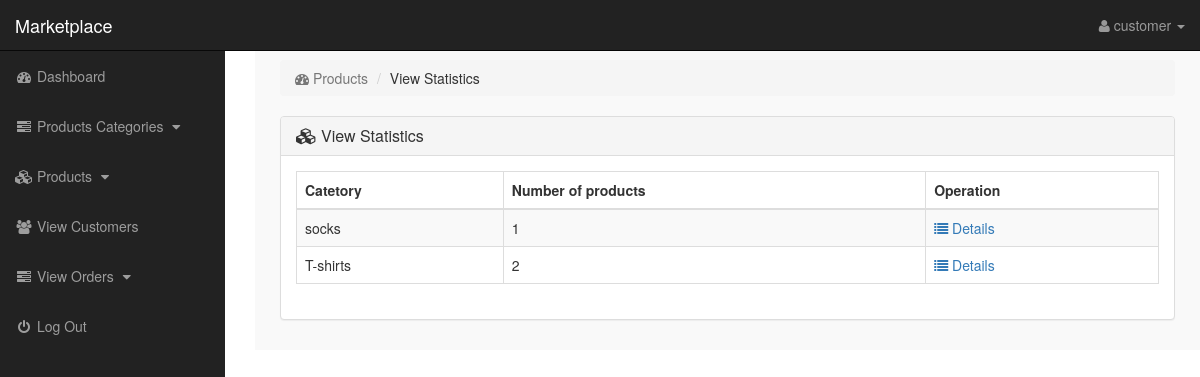
The page /index.php?product=statistics (signed in) on the database its author committed.
### tables this page shows
CREATE TABLE `users` (
  `id` int(11) NOT NULL,
  `nickname` varchar(30) NOT NULL,
  `email` varchar(30) NOT NULL,
  `pwd` varchar(30) NOT NULL,
  `role` varchar(10) NOT NULL,
  `gender` varchar(10) NOT NULL,
  `phone` varchar(30) NOT NULL,
  `fav_list` int(11) DEFAULT NULL,
  `about` text NOT NULL
);

CREATE TABLE `product_category` (
  `name` varchar(30) NOT NULL,
  `amount` int(11) NOT NULL DEFAULT 0,
  `id` int(11) NOT NULL
);

### product/statistics.php (the view)
<?php
if (!isset($_SESSION['can302'])) {
    echo "<script>window.open('login.php','_self')</script>";
}
else{
?>
<div class="row">
	<div class="col-lg-12">
		<ol class="breadcrumb">
			<li class="active">
				<i class="fa fa-dashboard"></i> Products
			</li>
            <li>View Statistics</li>
		</ol>
	</div>
</div>
<div class="row">
	<div class="col-lg-12">
		<div class="panel panel-default">
			<div class="panel-heading">
				<h3 class="panel-title">
					<i class="fa fa-cubes"></i> View Statistics
				</h3>
			</div>
			<div class="panel-body">
				<div class="table-responsive">
					<table class="table table-striped table-bordered table-hover">
						<thead>
							<tr>
								<th>Catetory</th>
								<th>Number of products</th>
								<th>Operation</th>
							</tr>
						</thead>
						<tbody>
							<?php
								$get_cat = "SELECT * FROM product_category";
                                $run_cat = mysqli_query($con, $get_cat);
								while ($row_cat = mysqli_fetch_array($run_cat)) {
                                    $cat_name = $row_cat['name'];
                                    $cat_id = $row_cat['id'];
                                    $get_pro = "SELECT * FROM product where cat_id='$cat_id'";
                                    $run_pro = mysqli_query($con, $get_pro);
                                    $count = mysqli_num_rows($run_pro);
							 ?>
							 <tr>
                                 <td><?php echo $cat_name; ?></td>
                                 <td><?php echo $count ?></td>
                                 <td>
								    <a href="index.php?product=view&cat_id=<?php echo $cat_id; ?>">
									<i class="fa fa-list"></i> Details
								    </a>
								</td>
							 </tr>
							 <?php } ?>
						</tbody>
					</table>
				</div>
			</div>
		</div>
	</div>
</div>
<?php } ?>

### includes/frame.php (shortened to what this page needs)
<?php
if (!isset($_SESSION['can302'])) {
    echo "<script>window.open('../login.php','_self')</script>";
} else {
?>
    <nav class="navbar navbar-inverse navbar-fixed-top">
        <div class="navbar-header">
            <a href="index.php?dashboard" class="navbar-brand">Marketplace</a>
        </div>
        <ul class="nav navbar-right top-nav">
            <li class="dropdown">
                <a href="#" class="dropdown-toggle" data-toggle="dropdown">
                    <i class="fa fa-user"></i> <?php echo $nickname; ?> <b class="caret"></b>
                </a>
            </li>
        </ul>
        <div class="collapse navbar-collapse navbar-ex1-collapse">
            <ul class="nav navbar-nav side-nav">
                <li>
                    <a href="index.php?dashboard">
                        <i class="fa fa-fw fa-dashboard"></i> Dashboard
                    </a>
                </li>
                <li>
                    <a href="#" data-toggle="collapse" data-target="#p_cat">
                        <i class="fa fa-fw fa-tasks"></i> Products Categories
                        <i class="fa fa-fw fa-caret-down"></i>
                    </a>
                </li>
                <li>
                    <a href="#" data-toggle="collapse" data-target="#products">
                        <i class="fa fa-fw fa-cubes"></i> Products
                        <i class="fa fa-fw fa-caret-down"></i>
                    </a>
                </li>
                <li>
                    <a href="index.php?customer">
                        <i class="fa fa-fw fa-users"></i> View Customers
                    </a>
                </li>
                <li>
                    <a href="#" data-toggle="collapse" data-target="#orders">
                        <i class="fa fa-fw fa-tasks"></i> View Orders
                        <i class="fa fa-fw fa-caret-down"></i>
                    </a>
                </li>
                <li>
                    <a href="logout.php">
                        <i class="fa fa-fw fa-power-off"></i> Log Out
                    </a>
                </li>
            </ul>
        </div>
    </nav>
<?php } ?>

### styles/style.css (style rules this page uses)
body { margin-top: 100px; }
@media (min-width: 768px) { body { margin-top: 50px; } }
.top-nav { padding: 0 15px; }
.top-nav>li { float: left; display: inline-block; }
.top-nav>li>a { color: #999999; line-height: 20px; padding-top: 15px; padding-bottom: 15px; }
@media (min-width: 768px) { .side-nav { position: fixed; top: 51px; bottom: 0; width: 225px; overflow-y: auto; overflow-x: hidden; background-color: #222222; padding-bottom: 40px; border-radius: 0; } }
@media (min-width: 768px) { .side-nav>li>a { width: 255px; } }

### rows shown on the page
users: nickname "customer"
product_category: name "socks", count "1"
product_category: name "T-shirts", count "2"
